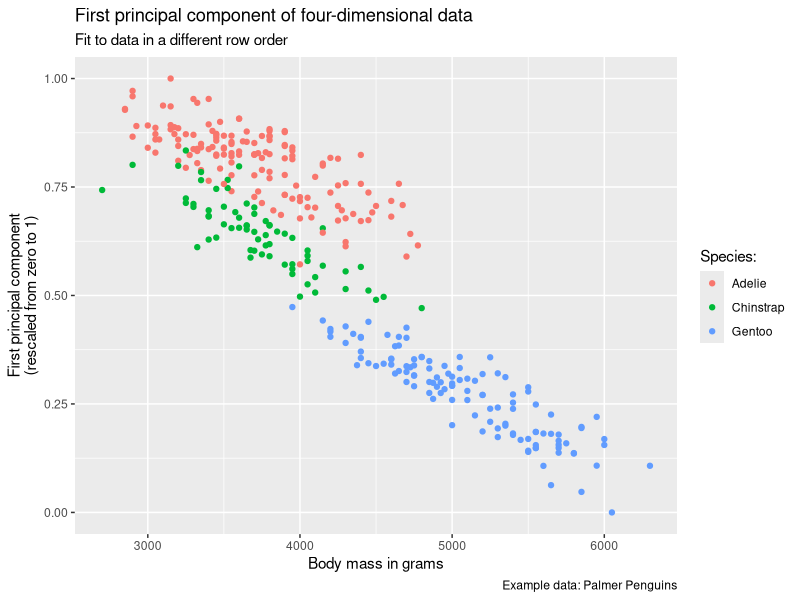

Reproduce this figure in R. (Note: this script raises an error after producing the figure.)
library(palmerpenguins)
library(tidyverse)
library(scales)

penguins2 <- drop_na(penguins) %>%
  mutate(row_id = 1:n())

m1 <- penguins2 %>%
  select(bill_length_mm, bill_depth_mm, flipper_length_mm, body_mass_g) 

pc1 <- prcomp(m1, scale = TRUE)
penguins2$pc1 <- rescale(predict(pc1)[, 1])

p1 <- penguins2 %>%
  ggplot(aes(x = body_mass_g, y = pc1, colour = species)) +
  geom_point() +
  labs(x = "Body mass in grams",
       y = "First principal component\n(rescaled from zero to 1)",
       caption = "Example data: Palmer Penguins",
       colour = "Species:",
       title = "First principal component of four-dimensional data",
       subtitle = "Fit to data in its original row order")


set.seed(123)
m2 <- penguins2 %>%
  select(bill_length_mm, bill_depth_mm, flipper_length_mm, body_mass_g, row_id) %>%
  sample_n(n())

pc2 <- prcomp(select(m2, -row_id), scale = TRUE)

penguins3 <- m2 %>%
  mutate(pc2 = rescale(predict(pc2)[, 1])) %>%
  select(row_id, pc2) %>%
  inner_join(penguins2, by = "row_id") 


p2 <- penguins3 %>%
  ggplot(aes(x = body_mass_g, y = pc2, colour = species)) +
  geom_point() +
  labs(x = "Body mass in grams",
       y = "First principal component\n(rescaled from zero to 1)",
       caption = "Example data: Palmer Penguins",
       colour = "Species:",
       title = "First principal component of four-dimensional data",
       subtitle = "Fit to data in a different row order")

p2
p3 <- penguins3 %>%
  ggplot(aes(x = pc1, y = pc2, colour = species)) +
  geom_point() +
  labs(x = "When fit to data in original row order",
       y = "When fit to data in a different row order",
       title = "The direction of a principal component can vary based on the data's arrangement",
       subtitle = "Comparison of the first principal component, scaled from 0 to 1, fit to the same data",
       caption = "Example data: Palmer Penguins",
       colour = "Species:") +
  coord_equal() +
  theme(plot.title.position = "plot")


svg_png(p1, "../img/0202-pc1")
svg_png(p2, "../img/0202-pc2")  
svg_png(p3, "../img/0202-pc-comparison", w = 10, h = 6)  
